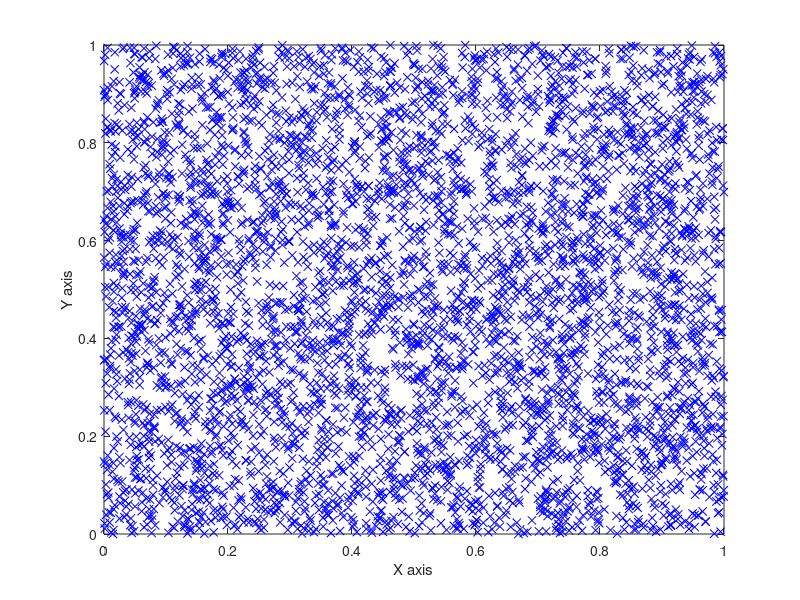

The MATLAB source for this figure:
%Create a distribution of 5000 random 2D points, with %x’ and ‘y’ coordinates in the range [0,1].
pt = rand(2,5000); %why 2?
% Plot them.
plot(pt(1,:),pt(2,:),'bx'); %bx?

%Next Step:
% %Turn these into 3D points by adding a %z’ coordinate, set to zero for all points.
pt(3,:)=0;
% The points in pt are now 3D points, all lying along the plane z=0. Plot this in 3D to check:‐
%plot3(pt(1,:), pt(2,:), pt(3,:), 'rx');

%Next Step:
% Multiply the y coordinate of the points by 5.
pt(2,:)=pt(2,:) * 5;
%The points now lie range from x=[0,1], y=[0,5], and z=0.
% Repeat the “plot3” step above to check. i.e.
%plot3(pt(1,:), pt(2,:), pt(3,:), 'rx');

% You can label the axes using the xlabel, ylabel and zlabel commands. For example:
xlabel ('X axis');
ylabel ('Y axis');
zlabel ('Z axis');
